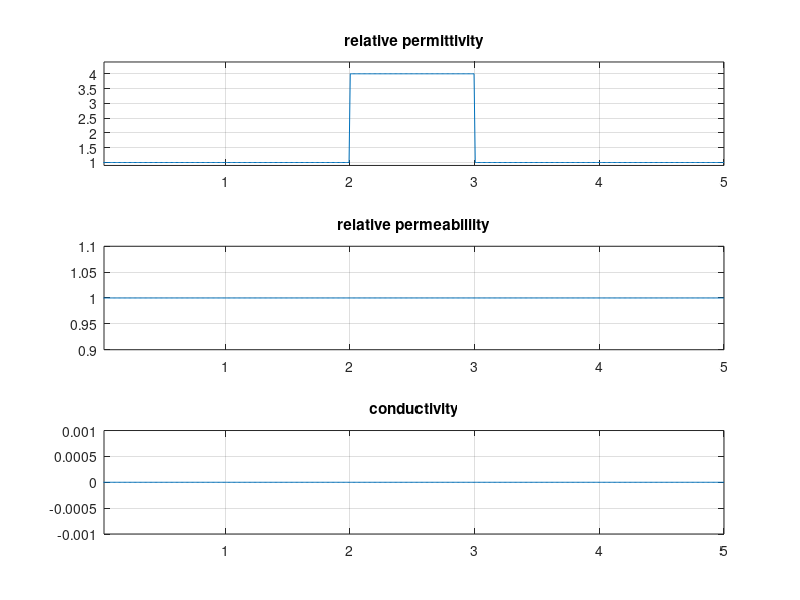

Recreate this plot in MATLAB. (Note: this script raises an error after producing the figure.)
close all;
close all;
clear all;
L = 5; %domain length in meters
N = 505; %# spatial samples in domain
Niter = 800; %# of iterations to perform
fs = 300e6; %source frequency in Hz
ds = L/N; %spatial step in meters
dt = ds/300e6; %"magic time step"
eps0 = 8.854e-12; %permittivity of free space
mu0 = pi*4e-7; %permeability of free space
x = linspace(0,L,N); %x coordinate of spatial samples
showWKB=0; %if =1 then show WKB appromination at end
%scale factors for E and H
ae = ones(N,1)*dt/(ds*eps0);
am = ones(N,1)*dt/(ds*mu0);
as = ones(N,1);
epsr = ones(N,1);
mur= ones(N,1);
sigma = zeros(N,1);
% %%%%%%%%%%%%%%%%%%%%%%%%%%%%%%%%%%%%%%%%%%%%%%%%%%%%%%%%%%%%%%%%%%%%%%%%%%%
%Here we specify the epsilon, sigma, and mu profiles. I've
%predefined some interesting examples. Try profile = 1,2,3,4,5,6 in sequence.
%You can define epsr(i), mur(i) (relative permittivity and permeability)
%and sigma(i) (conductivity) to be anything you want.
%%%%%%%%%%%%%%%%%%%%%%%%%%%%%%%%%%%%%%%%%%%%%%%%%%%%%%%%%%%%%%%%%%%%%%%%%%%
profile = 1;
for i=1:N
   epsr(i) = 1;
   mur(i) = 1;
   w1 = 0.5;
   w2 = 1.5;
   if (profile==1) %dielectric window
      if (abs(x(i)-L/2)<0.5) epsr(i)=4; end
   end
   if (profile==2)%dielectric window with smooth transition
   	if (abs(x(i)-L/2)<1.5) epsr(i)=1+3*(1+cos(pi*(abs(x(i)-L/2)-w1)/(w2-w1)))/2; end
      if (abs(x(i)-L/2)<0.5) epsr(i)=4; end
   end
   if (profile==3) %dielectric discontinuity
      if (x(i)>L/2) epsr(i) = 9; end
   end
  	if (profile==4) %dielectric disontinuity with 1/4-wave matching layer
      if (x(i)>(L/2-0.1443)) epsr(i) = 3; end 
      if (x(i)>L/2) epsr(i) = 9; end
   end
   if (profile==5) %conducting half space
      if (x(i)>L/2) sigma(i) = 0.005; end
   end
   if (profile==6) %sinusoidal dielectric
      epsr(i) = 1+sin(2*pi*x(i)/L)^2;
   end
end
% %%%%%%%%%%%%%%%%%%%%%%%%%%%%%%%%%%%%%%%%%%%%%%%%%%%%%%%%%%%%%%%%%%%%
ae = ae./epsr;
am = am./mur;
ae = ae./(1+dt*(sigma./epsr)/(2*eps0));
as = (1-dt*(sigma./epsr)/(2*eps0))./(1+dt*(sigma./epsr)/(2*eps0));
%plot the permittivity, permeability, and conductivity profiles
figure(1)
subplot(3,1,1);
plot(x,epsr);
grid on;
axis([3*ds L min(epsr)*0.9 max(epsr)*1.1]);
title('relative permittivity');
subplot(3,1,2);
plot(x,mur);
grid on;
axis([3*ds L min(mur)*0.9 max(mur)*1.1]);
title('relative permeabiliity');
subplot(3,1,3);
plot(x,sigma);
grid on;
axis([3*ds L min(sigma)*0.9-0.001 max(sigma)*1.1+0.001]);
title('conductivity');
%initialize fields to zero
Hz = zeros(N,1);
Ey = zeros(N,1);
figure(2);
set(gcf,'doublebuffer','on'); %set double buffering on for smoother graphics
plot(Ey);
grid on;
for iter=1:Niter
   %%%%%%%%%%%%%%%%%%%%%%%%%%%%%%%%%%%%%%%%%%%%%%%%%%%%%%%%%%%%%%%%%%%%%%%%%%%%
   %The next 10 or so lines of code are where we actually integrate Maxwell's
   %equations. All the rest of the program is basically bookkeeping and plotting.
   %"smooth turn on" sinusoidal source 
   Ey(3) = Ey(3)+2*(1-exp(-((iter-1)/50)^2))*sin(2*pi*fs*dt*iter); 
   Hz(1) = Hz(2); %absorbing boundary conditions for left-propagating waves
   for i=2:N-1 %update H field
      Hz(i) = Hz(i)-am(i)*(Ey(i+1)-Ey(i));
   end
   Ey(N) = Ey(N-1); %absorbing boundary conditions for right propagating waves
   for i=2:N-1 
       s(i)*Ey(i)-ae(i)*(Hz(i)-Hz(i-1));
   end
   %%%%%%%%%%%%%%%%%%%%%%%%%%%%%%%%%%%%%%%%%%%%%%%%%%%%%%%%%%%%%%%%%%%%%%%%%%%%
   figure(2)
   hold off
   plot(x,Ey,'b');%update E field
      Ey(i) = a
   axis([3*ds L -2 2]);
   grid on;
   title('E (blue) and 377*H (red)');
   hold on
   plot(x,377*Hz,'r');
   xlabel('x (m)');
   pause(0);
   iter
end
%WKB prediction for the fields
if (showWKB==1)
	phase = cumsum((epsr).^0.5)*ds;
	beta0 = 2*pi*fs/(300e6);
   theory = sin(2*pi*fs*(Niter+4)*dt-beta0*phase)./(epsr.^0.25);
   input('press enter to show WKB theory');
   plot(x,theory,'b.');
   theory = sin(2*pi*fs*(Niter+4)*dt-beta0*phase).*(epsr.^0.25);
   plot(x,theory,'r.');
   title('E (blue), 377*H (red), WKB theory (points)');
end

